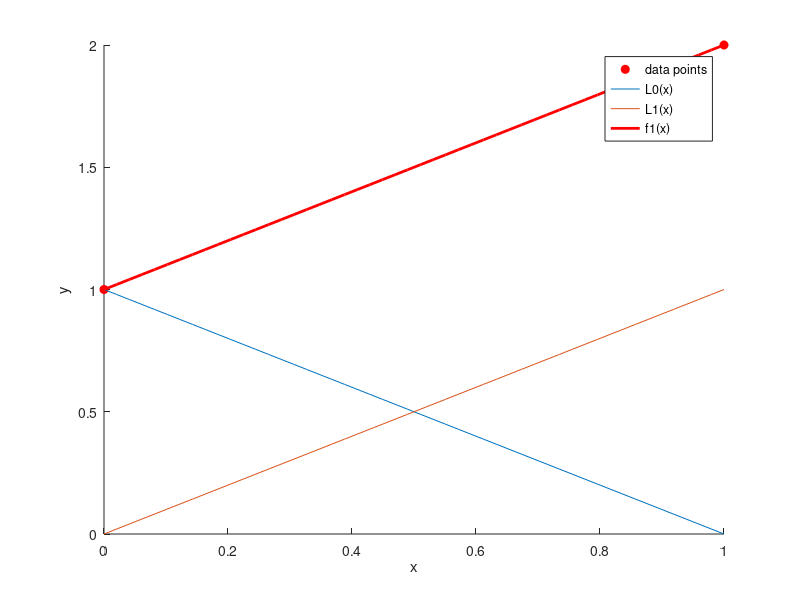
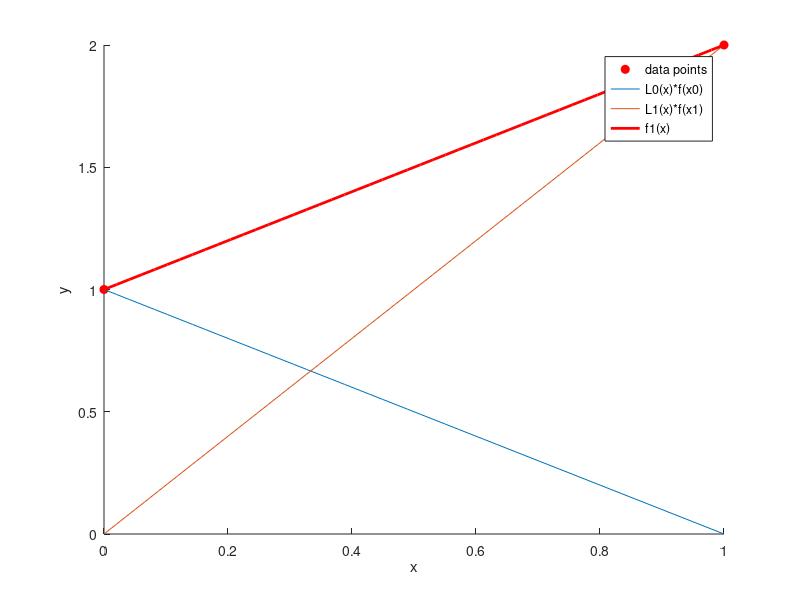

The MATLAB source for these figures, in order:
close all;
clear;
clc;

% INPUT %%%%%%%%%%%%%%%%%%%%%%%%%%%%%%%%%%%%%%%%%%%%%%%%%%%%%%%%%%%%%%%%%%%

% the 2 data points that the linear interpolation will pass through
xData = [0, 1];
yData = [1, 2];

% domain of the linear interpolation and lagrange functions
domain = linspace(min(xData), max(xData), 50);

% CALCULATE FUNCTIONS %%%%%%%%%%%%%%%%%%%%%%%%%%%%%%%%%%%%%%%%%%%%%%%%%%%%%

% lagrange functions
L0 = (domain - xData(2))./(xData(1) - xData(2));
L1 = (domain - xData(1))./(xData(2) - xData(1));

% components of f
L0fx0 = L0*yData(1);
L1fx1 = L1*yData(2);

% f
f = L0fx0 + L1fx1;

% PLOT %%%%%%%%%%%%%%%%%%%%%%%%%%%%%%%%%%%%%%%%%%%%%%%%%%%%%%%%%%%%%%%%%%%%

figure;
hold on;
plot(xData, yData, 'ro', 'markerFaceColor', 'r');
plot(domain, L0);
plot(domain, L1);
plot(domain, f, 'r', 'lineWidth', 2);
xlabel('x');
ylabel('y');
legend('data points', 'L0(x)', 'L1(x)', 'f1(x)');

figure;
hold on;
plot(xData, yData, 'ro', 'markerFaceColor', 'r');
plot(domain, L0fx0);
plot(domain, L1fx1);
plot(domain, f, 'r', 'lineWidth', 2);
xlabel('x');
ylabel('y');
legend('data points', 'L0(x)*f(x0)', 'L1(x)*f(x1)', 'f1(x)');